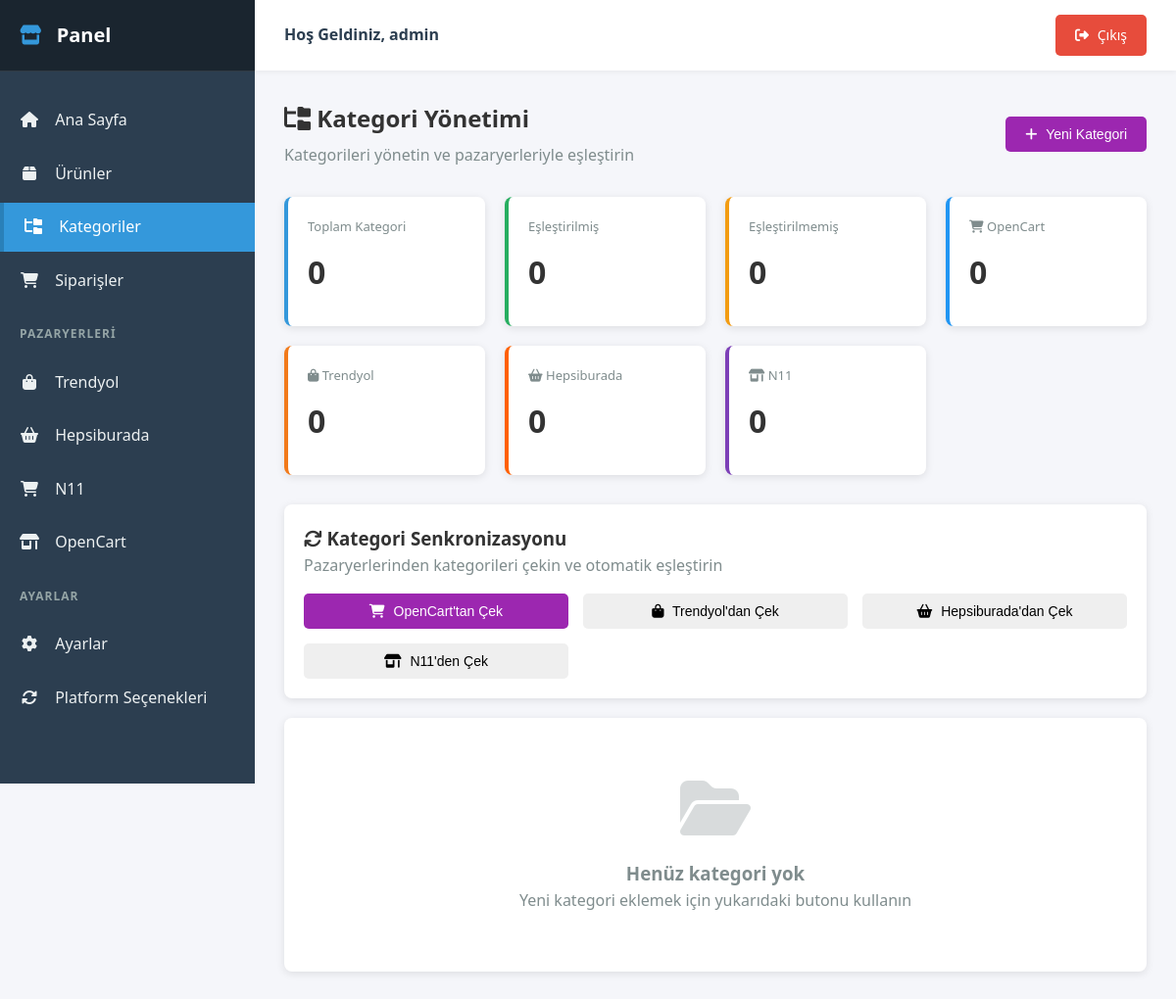
Before: /index.php?page=categories (signed in) with the older database file.
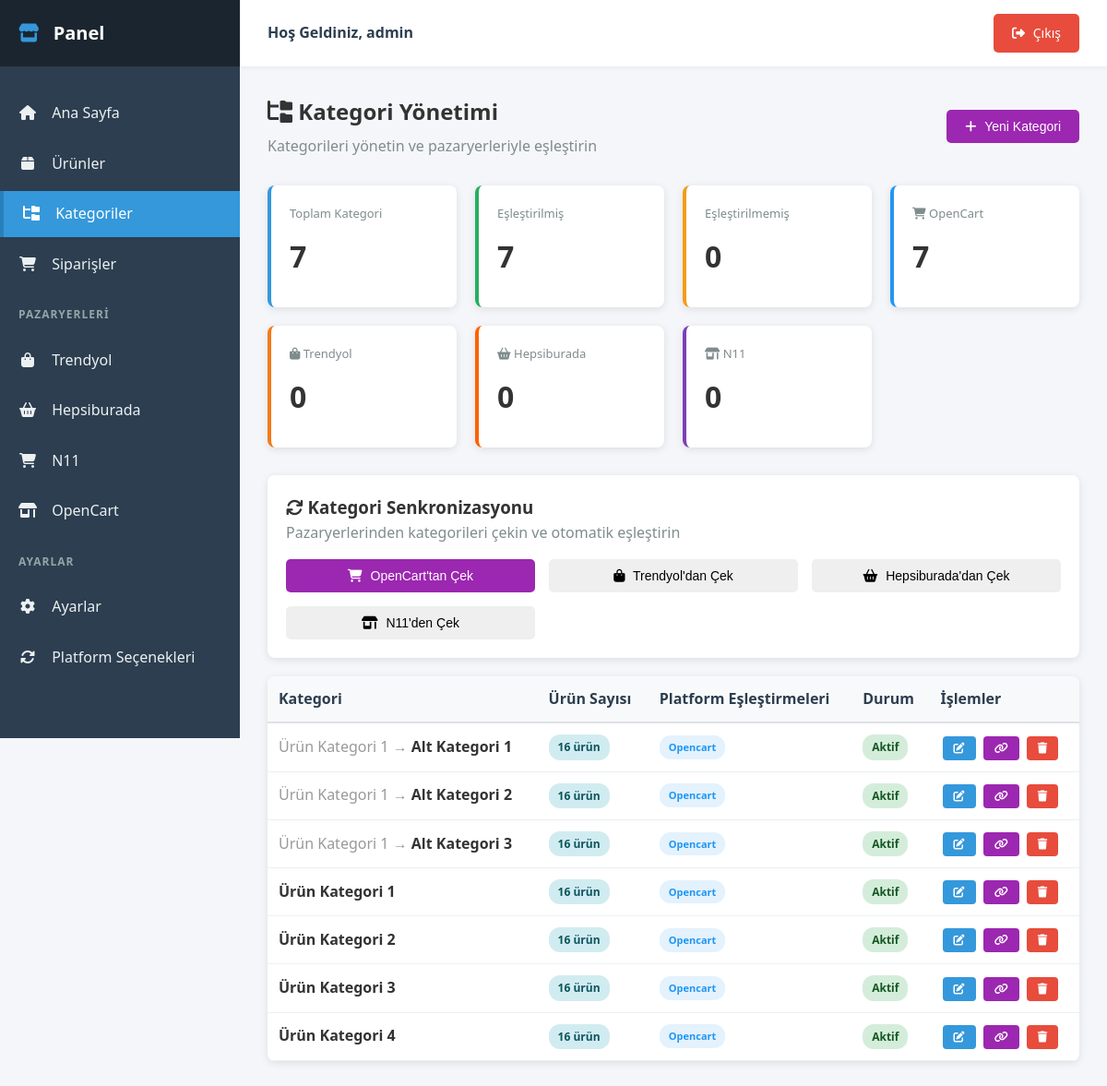
After: the same page with the newer database file.
### tables this page shows
CREATE TABLE `categories` (
  `id` int(11) NOT NULL,
  `name` varchar(255) NOT NULL,
  `parent_id` int(11) DEFAULT NULL,
  `description` text DEFAULT NULL,
  `sort_order` int(11) DEFAULT 0,
  `is_active` tinyint(1) DEFAULT 1,
  `created_at` timestamp NOT NULL DEFAULT current_timestamp(),
  `updated_at` timestamp NOT NULL DEFAULT current_timestamp() ON UPDATE current_timestamp()
);

CREATE TABLE `category_mappings` (
  `id` int(11) NOT NULL,
  `category_id` int(11) NOT NULL,
  `platform` varchar(50) NOT NULL,
  `platform_category_id` varchar(100) DEFAULT NULL,
  `platform_category_name` varchar(255) DEFAULT NULL,
  `platform_category_path` text DEFAULT NULL,
  `created_at` timestamp NOT NULL DEFAULT current_timestamp(),
  `updated_at` timestamp NOT NULL DEFAULT current_timestamp() ON UPDATE current_timestamp()
);

### pages/categories.php (the view, shortened to what the rows shown need)
<?php
$stmt = $db->query("
    SELECT c.*,
           (SELECT COUNT(*) FROM category_mappings cm WHERE cm.category_id = c.id) as mapping_count,
           (SELECT COUNT(DISTINCT pc.product_id) FROM product_categories pc WHERE pc.category_id = c.id) as product_count
    FROM categories c
    ORDER BY c.sort_order, c.name
");
$categories = $stmt->fetchAll();
?>
<div class="categories-page">
    <div class="page-header">
        <div>
            <h2><i class="fas fa-folder-tree"></i> Kategori Yönetimi</h2>
        </div>
    </div>
    <div class="categories-table">
        <?php if (empty($categories)): ?>
            <div class="empty-state">
                <i class="fas fa-folder-open"></i>
                <h3>Henüz kategori yok</h3>
                <p>Yeni kategori eklemek için yukarıdaki butonu kullanın</p>
            </div>
        <?php else: ?>
            <table>
                <thead>
                    <tr>
                        <th>Kategori</th>
                        <th>Ürün Sayısı</th>
                        <th>Platform Eşleştirmeleri</th>
                        <th>Durum</th>
                        <th>İşlemler</th>
                    </tr>
                </thead>
                <tbody>
                    <?php foreach ($categories as $category): ?>
                        <tr class="<?php echo $category['mapping_count'] == 0 ? 'unmapped' : ''; ?>">
                            <td>
                                <?php
                                $hierarchy = '';
                                if ($category['parent_id']) {
                                    $parentStmt = $db->prepare("SELECT name FROM categories WHERE id = :id");
                                    $parentStmt->execute([':id' => $category['parent_id']]);
                                    $parent = $parentStmt->fetch();
                                    if ($parent) {
                                        $hierarchy = '<span style="color: #999;">' . htmlspecialchars($parent['name']) . ' → </span>';
                                    }
                                }
                                ?>
                                <?php echo $hierarchy; ?>
                                <strong><?php echo htmlspecialchars($category['name']); ?></strong>
                            </td>
                            <td>
                                <?php if ($category['product_count'] > 0): ?>
                                    <span class="badge badge-info" style="cursor: pointer;"
                                          onclick="window.location.href='?page=products&category=<?php echo $category['id']; ?>'">
                                        <?php echo $category['product_count']; ?> ürün
                                    </span>
                                <?php else: ?>
                                    <span style="color: #999;">0 ürün</span>
                                <?php endif; ?>
                            </td>
                            <td>
                                <div class="mapping-badges">
                                    <?php
                                    $stmt = $db->prepare("SELECT platform, platform_category_name FROM category_mappings WHERE category_id = :id");
                                    $stmt->execute([':id' => $category['id']]);
                                    $mappings = $stmt->fetchAll();
                                    if (empty($mappings)) {
                                        echo '<span class="no-mapping">Eşleştirme yok</span>';
                                        echo '<button class="quick-match-btn" onclick="quickMatch(' . $category['id'] . ')" title="Hızlı Eşleştir"><i class="fas fa-magic"></i></button>';
                                    } else {
                                        foreach ($mappings as $mapping) {
                                            echo '<span class="mapping-badge ' . $mapping['platform'] . '" title="' . htmlspecialchars($mapping['platform_category_name']) . '">';
                                            echo ucfirst($mapping['platform']);
                                            echo '</span>';
                                        }
                                    }
                                    ?>
                                </div>
                            </td>
                            <td>
                                <?php if ($category['is_active']): ?>
                                    <span class="badge badge-success">Aktif</span>
                                <?php else: ?>
                                    <span class="badge badge-danger">Pasif</span>
                                <?php endif; ?>
                            </td>
                            <td>
                                <div class="action-buttons">
                                    <button class="btn-action btn-edit" onclick="editCategory(<?php echo $category['id']; ?>)" title="Düzenle">
                                        <i class="fas fa-edit"></i>
                                    </button>
                                    <button class="btn-action btn-primary" onclick="showMappings(<?php echo $category['id']; ?>)" title="Eşleştirmeler">
                                        <i class="fas fa-link"></i>
                                    </button>
                                    <button class="btn-action btn-delete" onclick="deleteCategory(<?php echo $category['id']; ?>)" title="Sil">
                                        <i class="fas fa-trash"></i>
                                    </button>
                                </div>
                            </td>
                        </tr>
                    <?php endforeach; ?>
                </tbody>
            </table>
        <?php endif; ?>
    </div>
</div>

Changed rows visible on the page:
added categories: parent.name "Ürün Kategori 1", name "Alt Kategori 1", product_count "16", is_active "Aktif"
added category_mappings: platform "Opencart", shown under "Ürün Kategori 1"
added categories: parent.name "Ürün Kategori 1", name "Alt Kategori 2", product_count "16", is_active "Aktif"
added category_mappings: platform "Opencart", shown under "Ürün Kategori 1"
added categories: parent.name "Ürün Kategori 1", name "Alt Kategori 3", product_count "16", is_active "Aktif"
added category_mappings: platform "Opencart", shown under "Ürün Kategori 1"
added categories: name "Ürün Kategori 1", product_count "16", is_active "Aktif"
added category_mappings: platform "Opencart", shown under "Ürün Kategori 1"
added categories: name "Ürün Kategori 2", product_count "16", is_active "Aktif"
added category_mappings: platform "Opencart", shown under "Ürün Kategori 2"
added categories: name "Ürün Kategori 3", product_count "16", is_active "Aktif"
added category_mappings: platform "Opencart", shown under "Ürün Kategori 3"
added categories: name "Ürün Kategori 4", product_count "16", is_active "Aktif"
added category_mappings: platform "Opencart", shown under "Ürün Kategori 4"
Other visible differences:
$stats['total_categories']: "0" → "7"
$stats['mapped_categories']: "0" → "7"
$stats['opencart_mapped']: "0" → "7"
text no longer shown: "Henüz kategori yok Yeni kategori eklemek için yukarıdaki butonu kullanın"
text now shown: "Kategori Ürün Sayısı Platform Eşleştirmeleri Durum İşlemler"
